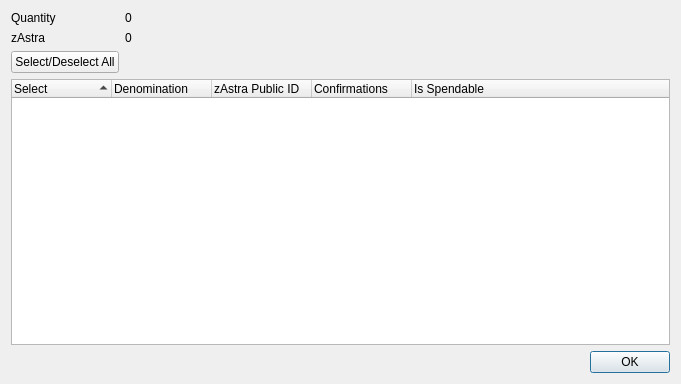
<?xml version="1.0" encoding="UTF-8"?>
<ui version="4.0">
 <class>ZAstraControlDialog</class>
 <widget class="QDialog" name="ZAstraControlDialog">
  <property name="geometry">
   <rect>
    <x>0</x>
    <y>0</y>
    <width>681</width>
    <height>384</height>
   </rect>
  </property>
  <property name="minimumSize">
   <size>
    <width>681</width>
    <height>384</height>
   </size>
  </property>
  <property name="windowTitle">
   <string>Select zAstra to Spend</string>
  </property>
  <layout class="QGridLayout" name="gridLayout">
   <item row="0" column="0">
    <layout class="QFormLayout" name="formLayout">
     <property name="sizeConstraint">
      <enum>QLayout::SetDefaultConstraint</enum>
     </property>
     <item row="0" column="0">
      <widget class="QLabel" name="labelQuantity">
       <property name="text">
        <string>Quantity</string>
       </property>
      </widget>
     </item>
     <item row="0" column="1">
      <widget class="QLabel" name="labelQuantity_int">
       <property name="text">
        <string>0</string>
       </property>
      </widget>
     </item>
     <item row="1" column="0">
      <widget class="QLabel" name="labelZAstra">
       <property name="text">
        <string>zAstra</string>
       </property>
      </widget>
     </item>
     <item row="1" column="1">
      <widget class="QLabel" name="labelZAstra_int">
       <property name="text">
        <string>0</string>
       </property>
      </widget>
     </item>
     <item row="2" column="0">
      <widget class="QPushButton" name="pushButtonAll">
       <property name="text">
        <string>Select/Deselect All</string>
       </property>
      </widget>
     </item>
    </layout>
   </item>
   <item row="1" column="0">
    <layout class="QVBoxLayout" name="verticalLayout">
     <item>
      <widget class="QTreeWidget" name="treeWidget">
       <property name="minimumSize">
        <size>
         <width>0</width>
         <height>250</height>
        </size>
       </property>
       <property name="alternatingRowColors">
        <bool>true</bool>
       </property>
       <property name="sortingEnabled">
        <bool>true</bool>
       </property>
       <property name="columnCount">
        <number>5</number>
       </property>
       <attribute name="headerDefaultSectionSize">
        <number>100</number>
       </attribute>
       <column>
        <property name="text">
         <string notr="true">Select</string>
        </property>
       </column>
       <column>
        <property name="text">
         <string notr="true">Denomination</string>
        </property>
       </column>
       <column>
        <property name="text">
         <string notr="true">zAstra Public ID</string>
        </property>
       </column>
       <column>
        <property name="text">
         <string notr="true">Confirmations</string>
        </property>
       </column>
       <column>
        <property name="text">
         <string>Is Spendable</string>
        </property>
       </column>
      </widget>
     </item>
     <item>
      <widget class="QDialogButtonBox" name="buttonBox">
       <property name="orientation">
        <enum>Qt::Horizontal</enum>
       </property>
       <property name="standardButtons">
        <set>QDialogButtonBox::Ok</set>
       </property>
      </widget>
     </item>
    </layout>
   </item>
  </layout>
 </widget>
 <resources/>
 <connections>
  <connection>
   <sender>buttonBox</sender>
   <signal>accepted()</signal>
   <receiver>ZAstraControlDialog</receiver>
   <slot>accept()</slot>
   <hints>
    <hint type="sourcelabel">
     <x>248</x>
     <y>254</y>
    </hint>
    <hint type="destinationlabel">
     <x>157</x>
     <y>274</y>
    </hint>
   </hints>
  </connection>
  <connection>
   <sender>buttonBox</sender>
   <signal>rejected()</signal>
   <receiver>ZAstraControlDialog</receiver>
   <slot>reject()</slot>
   <hints>
    <hint type="sourcelabel">
     <x>316</x>
     <y>260</y>
    </hint>
    <hint type="destinationlabel">
     <x>286</x>
     <y>274</y>
    </hint>
   </hints>
  </connection>
 </connections>
</ui>
